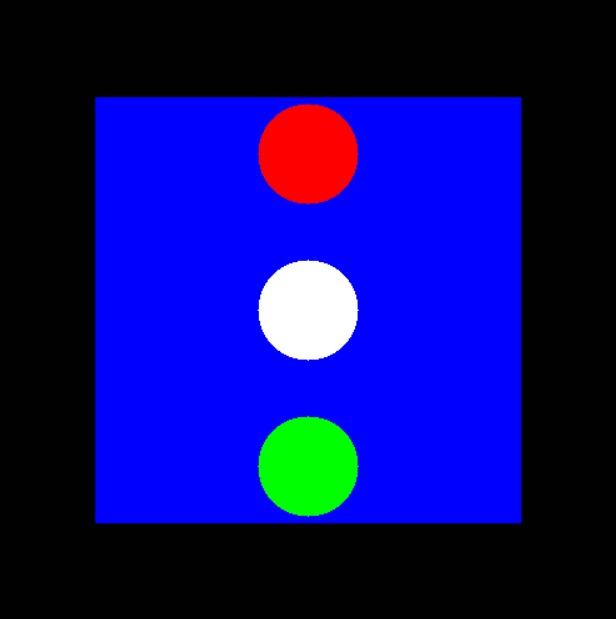
#> input picture DIP problem-Traffic light/test/test6.jpeg, 616 x 619 px
$ python solution.py
#> lines starting #> are read from the running program, lines starting #| are printed output that depends on the picture; after the words box and inside, x2 and y2 are one past the last pixel; in counts of white or black regions, pixels touching at a corner belong together
import cv2
import numpy as np
# test image path at line 85

def traffic_signal(image):
    imgGray = cv2.cvtColor(image, cv2.COLOR_BGR2GRAY)
    imgBlur = cv2.GaussianBlur(imgGray, (7, 7), 1)
    imgCanny = cv2.Canny(imgBlur, 50, 50)
    # now detecting the corners of rectangle to cut the original image
    contours, hierarchy = cv2.findContours(imgCanny, cv2.RETR_EXTERNAL, cv2.CHAIN_APPROX_NONE)
    for cnt in contours:
        #     cv2.drawContours(imgContour, cnt, -1, (0, 255, 0), 3)
        #     cv2.imshow("contours", imgContour)
        #     cv2.waitKey(0)
        # above code shows that only traffic lights have been selected
        perimeter = cv2.arcLength(cnt, True)
        approx = cv2.approxPolyDP(cnt, 0.02 * perimeter, True)
        # [6 lines of commented-out code are left out]
        points = approx.ravel()
        # print(points)
        traffic_light = img[points[1]:points[3], points[0]:points[3]]

        # code below shows the cropped traffic light
        # cv2.imshow("traffic light", traffic_light)
        # cv2.waitKey(0)

        # now detecting red , yellow and green colours
        def detect_red(light):
            imgHSV = cv2.cvtColor(light, cv2.COLOR_BGR2HSV)
            lower = np.array([0, 70, 50])
            upper = np.array([10, 255, 255])
            mask = cv2.inRange(imgHSV, lower, upper)
            img_red = cv2.bitwise_and(light, light, mask=mask)
            # cv2.imshow("red", img_red)
            # cv2.waitKey(0)
            blank = np.zeros_like(img_red)
            if cv2.GaussianBlur(img_red, (101, 101), 500).any() != blank.any():
                return True
            else:
                return False

        def detect_yellow(light):
            imgHSV = cv2.cvtColor(light, cv2.COLOR_BGR2HSV)
            lower = np.array([20, 100, 100])
            upper = np.array([30, 255, 255])
            mask = cv2.inRange(imgHSV, lower, upper)
            img_yellow = cv2.bitwise_and(light, light, mask=mask)
            # cv2.imshow("yellow", img_yellow)
            # cv2.waitKey(0)
            blank = np.zeros_like(img_yellow)
            if cv2.GaussianBlur(img_yellow, (101, 101), 500).any() != blank.any():
                return True
            else:
                return False

        def detect_green(light):
            imgHSV = cv2.cvtColor(light, cv2.COLOR_BGR2HSV)
            lower = np.array([40, 40, 40])
            upper = np.array([70, 255, 255])
            mask = cv2.inRange(imgHSV, lower, upper)
            img_green = cv2.bitwise_and(light, light, mask=mask)
            # cv2.imshow("green", img_green)
            # cv2.waitKey(0)
            blank = np.zeros_like(img_green)
            if cv2.GaussianBlur(img_green, (101, 101), 500).any() != blank.any():
                return True
            else:
                return False
        if detect_red(traffic_light) == False and detect_yellow(traffic_light) == False:
            print("GREEN")
        elif detect_red(traffic_light) == False and detect_green(traffic_light) == False:
            print("YELLOW")
        elif detect_green(traffic_light) == False and detect_yellow(traffic_light) == False:
            print("RED")
        else:
            print("ERROR")


img = cv2.imread("test/test6.jpeg")
#> img is the input picture: shape (619, 616, 3); mean B, G, R 110.9, 11.1, 11.1
imgContour = img.copy()
copy_traffic = img.copy()
imgHSV = cv2.cvtColor(img, cv2.COLOR_BGR2HSV)
#> imgHSV: shape (619, 616, 3); mean H, S, V 54.9, 123.7, 121
lower = np.array([110, 50, 50])
upper = np.array([130, 255, 255])
mask = cv2.inRange(imgHSV, lower, upper)
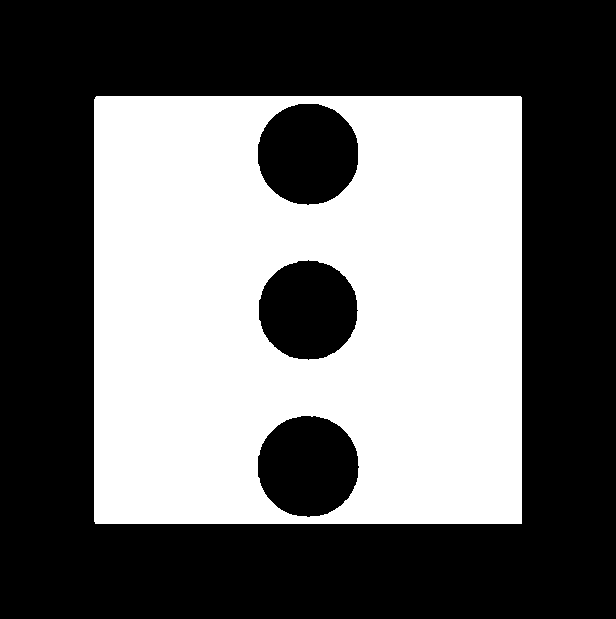
#> mask: shape (619, 616); 41.8% white; 1 white region, box (x1, y1, x2, y2) and area: (94, 96, 522, 524) 159408
img_blue_rect = cv2.bitwise_and(img, img, mask=mask)
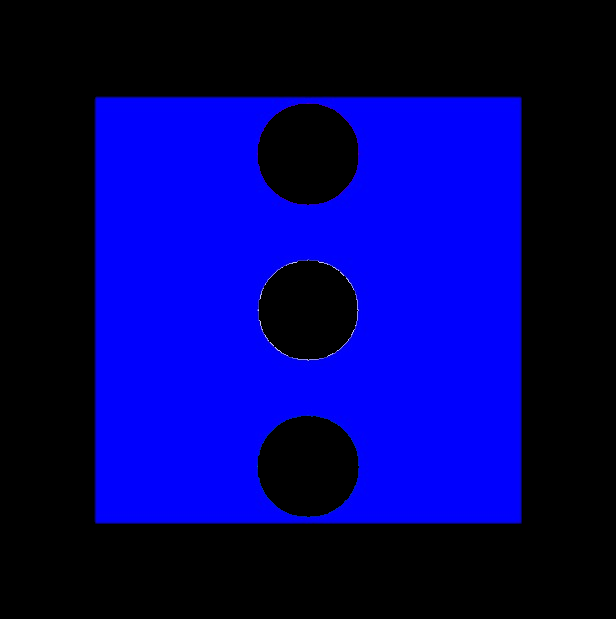
#> img_blue_rect: shape (619, 616, 3); mean B, G, R 104.7, 0.2, 0.2
traffic_signal(img_blue_rect)
#> in traffic_signal, `imgGray = cv2.cvtColor(image, cv2.COLOR_BGR2GRAY)`:
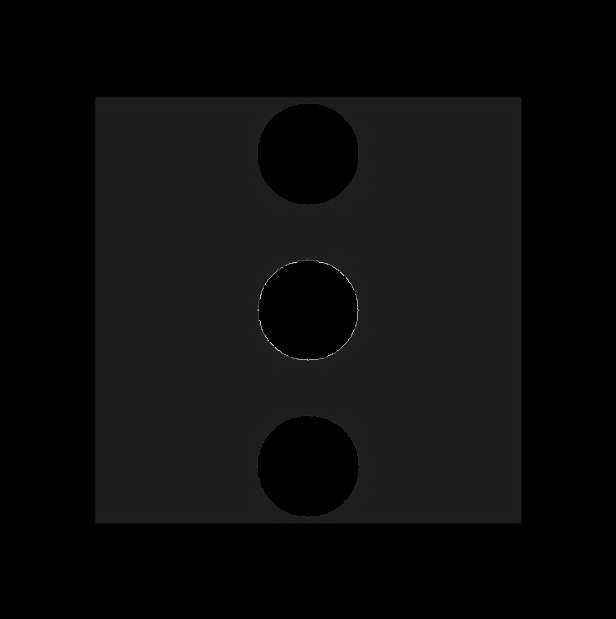
#> imgGray: shape (619, 616); min 0, max 213, mean 12.1
#> in traffic_signal, `imgCanny = cv2.Canny(imgBlur, 50, 50)`:
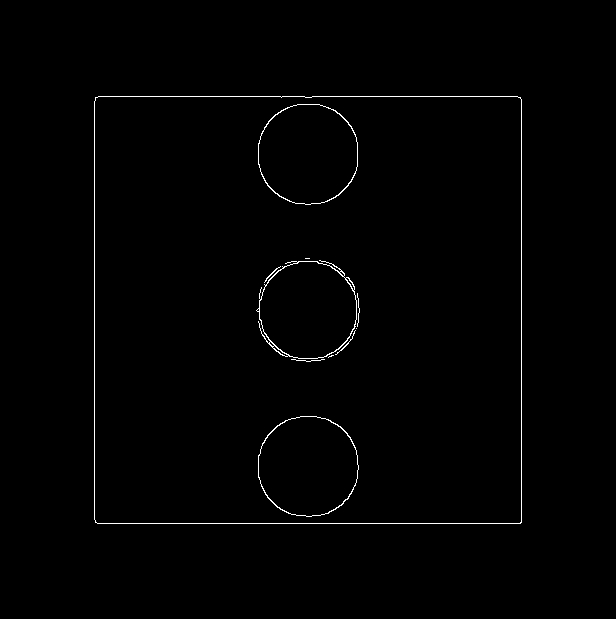
#> imgCanny: shape (619, 616); 0.82% white in thin lines or dots, all inside (x1, y1, x2, y2) = (94, 96, 522, 524)
#> in traffic_signal, `contours, hierarchy = cv2.findContours(imgCanny, cv2.RETR_EXTERNAL, cv..`: contours = 1 contour; box (x1, y1, x2, y2) and area: (94, 96, 522, 524) 182304
#> the loop in traffic_signal, `for cnt in contours: #     cv2.drawContours(imgContour, cnt, -1, (0, 2..` made 1 pass
#> (perimeter, points) on pass 1: (1705.6, [95, 97, 95, 522, 520, 523, 520, 97])
#| ERROR
#> pass 1, in traffic_signal, `traffic_light = img[points[1]:points[3], points[0]:points[3]]`:
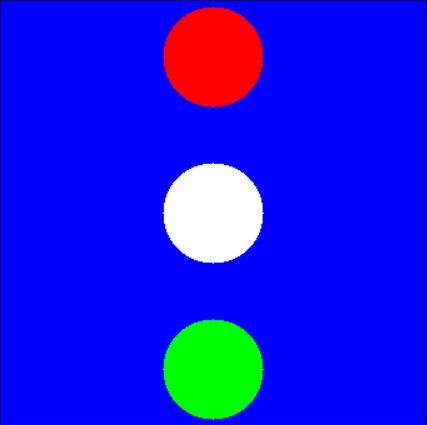
#> traffic_light: shape (425, 427, 3); mean B, G, R 230.6, 22.2, 22.2
#> pass 1, in detect_red, `mask = cv2.inRange(imgHSV, lower, upper)`:
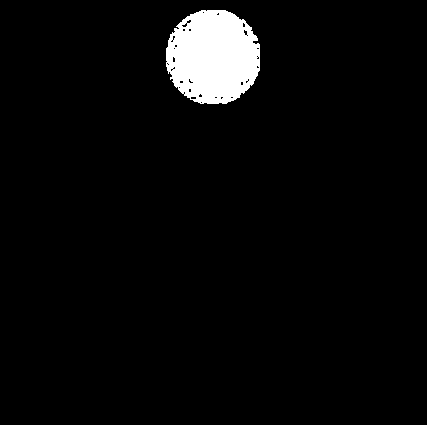
#> mask: shape (425, 427); 3.8% white; 1 white region, box (x1, y1, x2, y2) and area: (166, 10, 260, 104) 6954
#> pass 1, in detect_red, `img_red = cv2.bitwise_and(light, light, mask=mask)`:
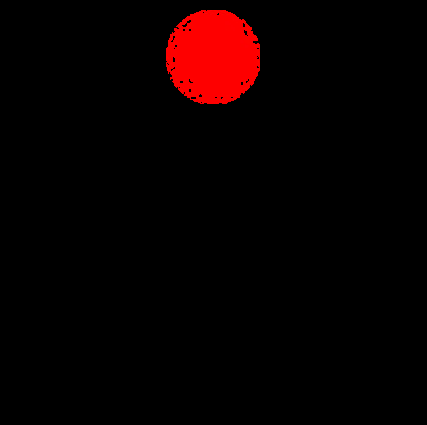
#> img_red: shape (425, 427, 3); mean B, G, R 0, 0, 9.7

$ run again, with DIP problem-Traffic light/test/test2.jpeg copied over DIP problem-Traffic light/test/test6.jpeg
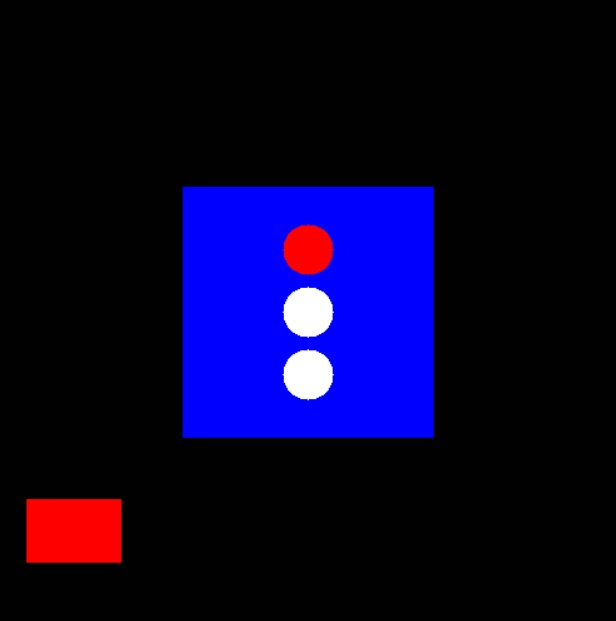
#> input picture DIP problem-Traffic light/test/test2.jpeg, 616 x 621 px
#> img is the input picture: shape (621, 616, 3); mean B, G, R 41.3, 3.5, 8.8
#> imgCanny: shape (621, 616); 0.48% white in thin lines or dots, all inside (x1, y1, x2, y2) = (182, 186, 435, 439)
#> contours = 1 contour; box (x1, y1, x2, y2) and area: (182, 186, 435, 439) 63240
#> the loop in traffic_signal, `for cnt in contours: #     cv2.drawContours(imgContour, cnt, -1, (0, 2..` made 1 pass
#> (perimeter, points) on pass 1: (1004.7, [183, 186, 182, 436, 433, 437, 433, 187])
#> (printed output is left out)
#> pass 1, in traffic_signal, `traffic_light = img[points[1]:points[3], points[0]:points[3]]`:
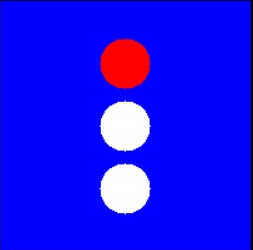
#> traffic_light: shape (250, 253, 3); mean B, G, R 242.2, 16.1, 23.8
#> pass 1, in detect_red, `img_red = cv2.bitwise_and(light, light, mask=mask)`:
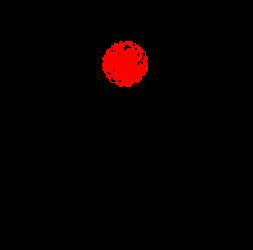
#> img_red: shape (250, 253, 3); mean B, G, R 0, 0, 6.2
